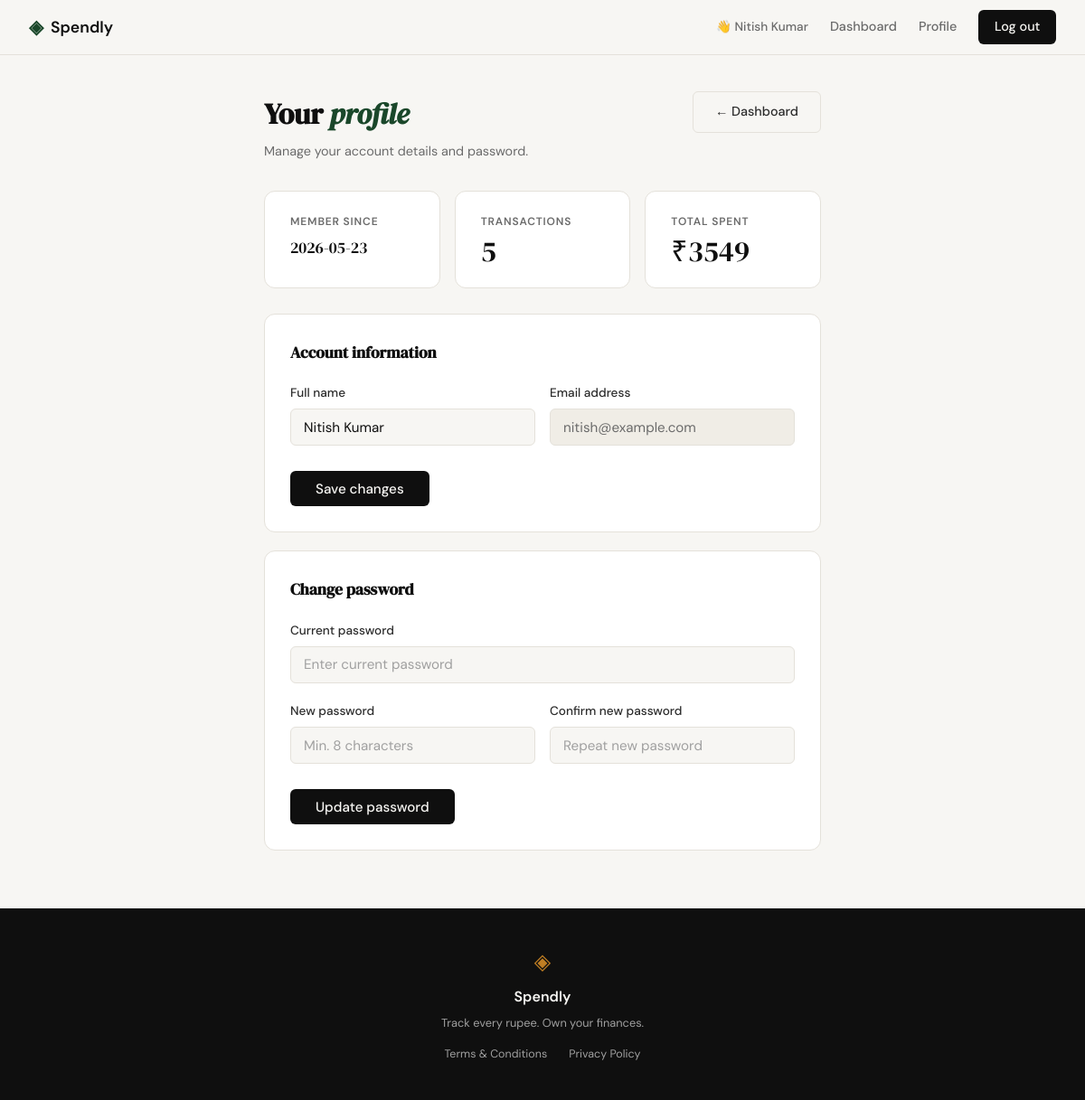
Screenshot of /profile (signed in) with the database file from the repository.
### tables this page shows
CREATE TABLE users (
                id          INTEGER PRIMARY KEY AUTOINCREMENT,
                name        TEXT    NOT NULL,
                email       TEXT    NOT NULL UNIQUE,
                password    TEXT    NOT NULL,
                created_at  TEXT    NOT NULL DEFAULT (datetime('now'))
            );

### app.py (the view, shortened to what this page needs)
@app.route("/profile", methods=["GET", "POST"])
def profile():
    if "user_id" not in session:
        return redirect(url_for("login"))
    user_id = session["user_id"]
    db = get_db()
    user = db.execute(
        "SELECT id, name, email, created_at FROM users WHERE id = ?", (user_id,)
    ).fetchone()
    stats = db.execute("""
        SELECT COUNT(*) AS tx_count,
               COALESCE(SUM(amount), 0) AS total_spent
        FROM expenses WHERE user_id = ?
    """, (user_id,)).fetchone()
    info_error = info_success = pw_error = pw_success = None
    db.close()
    return render_template("profile.html",
        user         = user,
        stats        = stats,
        info_error   = info_error,
        info_success = info_success,
        pw_error     = pw_error,
        pw_success   = pw_success,
    )

### database/db.py (called while the page is built)
def get_db():
    conn = sqlite3.connect(DB_PATH)
    conn.row_factory = sqlite3.Row          # rows behave like dicts
    conn.execute("PRAGMA foreign_keys = ON")
    return conn

### templates/profile.html (shortened to what this page needs)
{% extends "base.html" %}
{% block content %}
<div class="dash-wrap" style="max-width: 680px;">
    <div class="dash-header">
        <div>
            <h1 class="dash-title">Your <em>profile</em></h1>
            <p class="dash-subtitle">Manage your account details and password.</p>
        </div>
        <a href="{{ url_for('dashboard') }}" class="btn-ghost">← Dashboard</a>
    </div>
    <div class="stat-grid" style="grid-template-columns: repeat(3,1fr); margin-bottom: 1.75rem;">
        <div class="stat-card">
            <span class="stat-label">Member since</span>
            <span class="stat-value" style="font-size:1.1rem; padding-top:.25rem;">
                {{ user.created_at[:10] }}
            </span>
        </div>
        <div class="stat-card">
            <span class="stat-label">Transactions</span>
            <span class="stat-value">{{ stats.tx_count }}</span>
        </div>
        <div class="stat-card">
            <span class="stat-label">Total spent</span>
            <span class="stat-value">₹{{ "%.0f"|format(stats.total_spent) }}</span>
        </div>
    </div>
    <div class="dash-card" style="margin-bottom: 1.25rem;">
        <h2 class="dash-card-title">Account information</h2>
        <form method="POST" action="{{ url_for('profile') }}">
            <div class="form-row">
                <div class="form-group">
                    <label for="name">Full name</label>
                    <input type="text" id="name" name="name"
                           class="form-input"
                           value="{{ user.name }}" required>
                </div>
                <div class="form-group">
                    <label for="email">Email address</label>
                    <input type="email" id="email" name="email"
                           class="form-input form-input--readonly"
                           value="{{ user.email }}" readonly>
                </div>
            </div>
            <button type="submit" class="btn-submit" style="width:auto; padding: 0.6rem 1.75rem;">
                Save changes
            </button>
        </form>
    </div>
    <div class="dash-card">
        <h2 class="dash-card-title">Change password</h2>
        <form method="POST" action="{{ url_for('profile') }}">
            <div class="form-group">
                <label for="current_password">Current password</label>
                <input type="password" id="current_password" name="current_password"
                       class="form-input" placeholder="Enter current password" required>
            </div>
            <div class="form-row">
                <div class="form-group">
                    <label for="new_password">New password</label>
                    <input type="password" id="new_password" name="new_password"
                           class="form-input" placeholder="Min. 8 characters" required>
                </div>
                <div class="form-group">
                    <label for="confirm_password">Confirm new password</label>
                    <input type="password" id="confirm_password" name="confirm_password"
                           class="form-input" placeholder="Repeat new password" required>
                </div>
            </div>
            <button type="submit" class="btn-submit" style="width:auto; padding: 0.6rem 1.75rem;">
                Update password
            </button>
        </form>
    </div>
</div>
{% endblock %}

### templates/base.html (shortened to what this page needs)
<!DOCTYPE html>
<html lang="en">
<head>
    <link rel="stylesheet" href="{{ url_for('static', filename='css/style.css') }}">
</head>
<body>
    <nav class="navbar">
        <div class="nav-inner">
            <a href="{{ url_for('landing') }}" class="nav-brand">
                <span class="brand-icon">◈</span>
                <span class="brand-name">Spendly</span>
            </a>
            <div class="nav-links">
                {% if session.user_id %}
                    <span class="nav-user">👋 {{ session.user_name }}</span>
                    <a href="{{ url_for('dashboard') }}">Dashboard</a>
                    <a href="{{ url_for('profile') }}">Profile</a>
                    <a href="{{ url_for('logout') }}" class="nav-cta">Log out</a>
                {% else %}
                    <a href="{{ url_for('login') }}">Sign in</a>
                    <a href="{{ url_for('register') }}" class="nav-cta">Get started</a>
                {% endif %}
            </div>
        </div>
    </nav>
    <main class="main-content">
        {% block content %}{% endblock %}
    </main>
    <footer class="footer">
        <div class="footer-inner">
            <span class="brand-icon">◈</span>
            <span class="footer-name">Spendly</span>
            <p class="footer-copy">Track every rupee. Own your finances.</p>
            <nav class="footer-links">
                <a href="{{ url_for('terms') }}">Terms &amp; Conditions</a>
                <a href="{{ url_for('privacy') }}">Privacy Policy</a>
            </nav>
        </div>
    </footer>
</body>
</html>

### rows the page displays
users: user_name "Nitish Kumar", created_at "2026-05-23", name "Nitish Kumar", email "nitish@example.com"

### other values shown
{{ stats.tx_count }} "5"
{{ "%.0f"|format(stats.total_spent) }} "3549"
